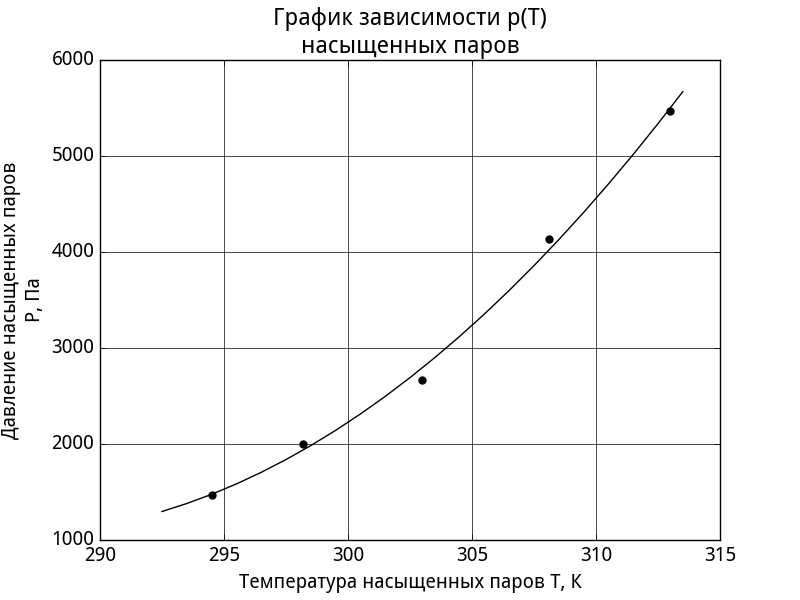

Reproduce this figure in Python.
# -*- coding: utf-8 -*-
import matplotlib.pyplot as plt
import numpy as np

from matplotlib import rc
font = {'family': 'Droid Sans',
        'weight': 'normal',
        'size': 14}
rc('font', **font)

p = [1466.3, 1999.5, 2666, 4132.3, 5465.3]
T = [294.5, 298.2, 303, 308.1, 313]

fit = np.polyfit(T, p, 2)
x1 = [x for x in np.arange(T[0]-2, T[len(T)-1]+1, 1)]
y1 = [fit[0]*x**2+fit[1]*x+fit[2] for x in x1]

plt.plot(x1, y1, color='k')
plt.scatter(T, p, color='k', s=25, marker="o")

plt.xlabel(u'Температура насыщенных паров T, К')
plt.ylabel(u'Давление насыщенных паров\nP, Па')
plt.title(u'График зависимости p(T)\nнасыщенных паров')
plt.grid(color='k', linestyle='-')
plt.show()
